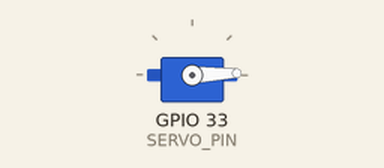
Recording of a sketch running on a simulated ESP32. Parts: servo.

Above: at 0.05 s.
At 2.6 s:
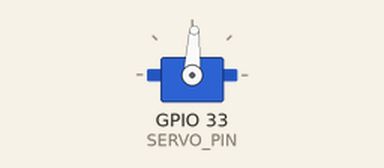
At 5.2 s:
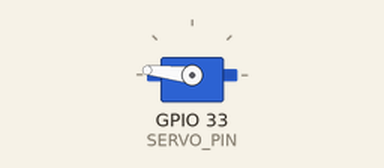
At 10.35 s:
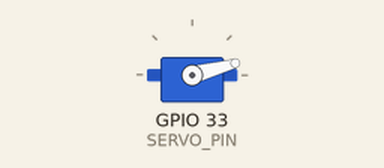
Timing chart, 0 to 14.0 s (numbered marks = the images above):
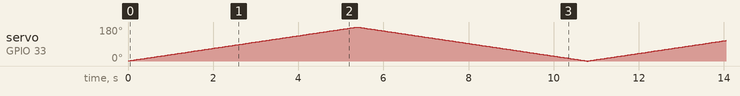

The sketch:

SweepSolution.ino
```cpp
#include <ESP32Servo.h>

#define SERVO_PIN 33
#define LEFT 0
#define RIGHT 180

Servo servo;
int pos = 1;
int step = 1;

void setup() {
  servo.attach(SERVO_PIN);
}

void loop() {
  servo.write(pos);
  if (pos <= LEFT || pos >= RIGHT) {
    step = step * (-1);
  }
  pos += step;
  delay(30);
}
```
